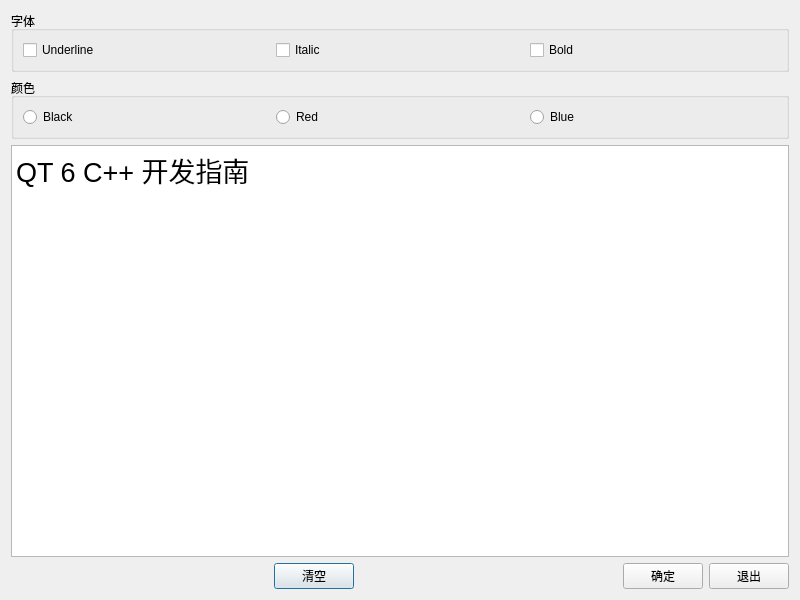
<?xml version="1.0" encoding="UTF-8"?>
<ui version="4.0">
 <class>Dialog</class>
 <widget class="QDialog" name="Dialog">
  <property name="geometry">
   <rect>
    <x>0</x>
    <y>0</y>
    <width>800</width>
    <height>600</height>
   </rect>
  </property>
  <property name="windowTitle">
   <string>CMake 构建</string>
  </property>
  <layout class="QVBoxLayout" name="verticalLayout">
   <item>
    <widget class="QGroupBox" name="groupBox_Font">
     <property name="title">
      <string>字体</string>
     </property>
     <layout class="QHBoxLayout" name="horizontalLayout">
      <item>
       <widget class="QCheckBox" name="chkBoxUnder">
        <property name="text">
         <string>Underline</string>
        </property>
       </widget>
      </item>
      <item>
       <widget class="QCheckBox" name="chkBoxItalic">
        <property name="text">
         <string>Italic</string>
        </property>
       </widget>
      </item>
      <item>
       <widget class="QCheckBox" name="chkBoxBold">
        <property name="text">
         <string>Bold</string>
        </property>
       </widget>
      </item>
     </layout>
    </widget>
   </item>
   <item>
    <widget class="QGroupBox" name="groupBox_Color">
     <property name="title">
      <string>颜色</string>
     </property>
     <layout class="QHBoxLayout" name="horizontalLayout_2">
      <item>
       <widget class="QRadioButton" name="radioBlack">
        <property name="text">
         <string>Black</string>
        </property>
       </widget>
      </item>
      <item>
       <widget class="QRadioButton" name="radioRed">
        <property name="text">
         <string>Red</string>
        </property>
       </widget>
      </item>
      <item>
       <widget class="QRadioButton" name="radioBlue">
        <property name="text">
         <string>Blue</string>
        </property>
       </widget>
      </item>
     </layout>
    </widget>
   </item>
   <item>
    <widget class="QPlainTextEdit" name="plainTextEdit">
     <property name="font">
      <font>
       <pointsize>20</pointsize>
      </font>
     </property>
     <property name="plainText">
      <string>QT 6 C++ 开发指南</string>
     </property>
    </widget>
   </item>
   <item>
    <layout class="QHBoxLayout" name="horizontalLayout_3">
     <item>
      <spacer name="horizontalSpacer">
       <property name="orientation">
        <enum>Qt::Horizontal</enum>
       </property>
       <property name="sizeHint" stdset="0">
        <size>
         <width>40</width>
         <height>20</height>
        </size>
       </property>
      </spacer>
     </item>
     <item>
      <widget class="QPushButton" name="btnClear">
       <property name="text">
        <string>清空</string>
       </property>
       <property name="icon">
        <iconset resource="res.qrc">
         <normaloff>:/icons/images/212.bmp</normaloff>:/icons/images/212.bmp</iconset>
       </property>
      </widget>
     </item>
     <item>
      <spacer name="horizontalSpacer_2">
       <property name="orientation">
        <enum>Qt::Horizontal</enum>
       </property>
       <property name="sizeHint" stdset="0">
        <size>
         <width>40</width>
         <height>20</height>
        </size>
       </property>
      </spacer>
     </item>
     <item>
      <widget class="QPushButton" name="btnOK">
       <property name="text">
        <string>确定</string>
       </property>
       <property name="icon">
        <iconset resource="res.qrc">
         <normaloff>:/icons/images/322.bmp</normaloff>:/icons/images/322.bmp</iconset>
       </property>
      </widget>
     </item>
     <item>
      <widget class="QPushButton" name="btnExit">
       <property name="text">
        <string>退出</string>
       </property>
       <property name="icon">
        <iconset resource="res.qrc">
         <normaloff>:/icons/images/132.bmp</normaloff>:/icons/images/132.bmp</iconset>
       </property>
      </widget>
     </item>
    </layout>
   </item>
  </layout>
 </widget>
 <resources>
  <include location="res.qrc"/>
 </resources>
 <connections>
  <connection>
   <sender>btnOK</sender>
   <signal>clicked()</signal>
   <receiver>Dialog</receiver>
   <slot>accept()</slot>
   <hints>
    <hint type="sourcelabel">
     <x>671</x>
     <y>577</y>
    </hint>
    <hint type="destinationlabel">
     <x>399</x>
     <y>299</y>
    </hint>
   </hints>
  </connection>
  <connection>
   <sender>btnExit</sender>
   <signal>clicked()</signal>
   <receiver>Dialog</receiver>
   <slot>close()</slot>
   <hints>
    <hint type="sourcelabel">
     <x>752</x>
     <y>577</y>
    </hint>
    <hint type="destinationlabel">
     <x>399</x>
     <y>299</y>
    </hint>
   </hints>
  </connection>
 </connections>
</ui>
